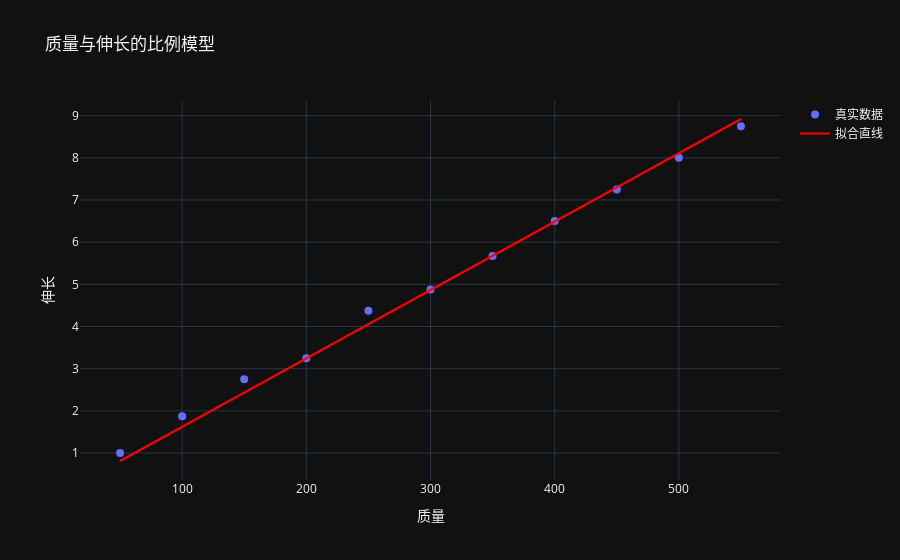
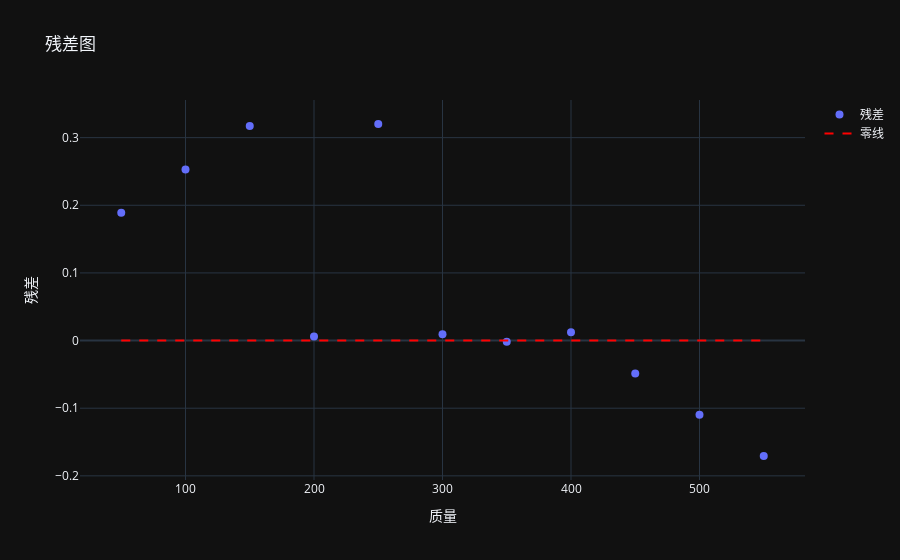

Write notebook code for charts like these, in order.
### Code cell
import plotly.graph_objects as go

# 使用 Plotly 绘图
fig = go.Figure()

# 绘制真实数据点
fig.add_trace(go.Scatter(x=df['质量'], y=df['伸长'], mode='markers', name='真实数据', marker=dict(size=8)))

# 绘制拟合直线
x_range = np.linspace(df['质量'].min(), df['质量'].max(), 100)
y_pred = model.predict(x_range.reshape(-1, 1))

fig.add_trace(go.Scatter(x=x_range, y=y_pred, mode='lines', name='拟合直线', line=dict(color='red')))

# 设置图表布局
fig.update_layout(
    title="质量与伸长的比例模型",
    xaxis_title="质量",
    yaxis_title="伸长",
    template='plotly_dark',
)

fig.show()

# 绘制残差图
fig_residuals = go.Figure()
fig_residuals.add_trace(go.Scatter(x=df['质量'], y=residuals, mode='markers', name='残差', marker=dict(size=8)))
fig_residuals.add_trace(go.Scatter(x=df['质量'], y=np.zeros_like(df['质量']), mode='lines', name='零线', line=dict(color='red', dash='dash')))

# 设置残差图布局
fig_residuals.update_layout(
    title="残差图",
    xaxis_title="质量",
    yaxis_title="残差",
    template='plotly_dark',
)

fig_residuals.show()

### Figure 1 — Plotly figure (JSON) as saved in the notebook; plotly's stock layout.template omitted (floating-point values rounded to 4 significant figures)
{"data": [{"marker": {"size": 8}, "mode": "markers", "name": "真实数据", "type": "scatter", "x": [50, 100, 150, 200, 250, 300, 350, 400, 450, 500, 550], "y": [1.0, 1.875, 2.75, 3.25, 4.375, 4.875, 5.675, 6.5, 7.25, 8.0, 8.75]}, {"line": {"color": "red"}, "mode": "lines", "name": "拟合直线", "type": "scatter", "x": [50.0, 55.05, 60.1, 65.15, 70.2, 75.25, 80.3, 85.35, 90.4, 95.45, 100.5, 105.6, 110.6, 115.7, 120.7, 125.8, 130.8, 135.9, 140.9, 146.0, 151.0, 156.1, 161.1, 166.2, 171.2, 176.3, 181.3, 186.4, 191.4, 196.5, 201.5, 206.6, 211.6, 216.7, 221.7, 226.8, 231.8, 236.9, 241.9, 247.0, 252.0, 257.1, 262.1, 267.2, 272.2, 277.3, 282.3, 287.4, 292.4, 297.5, 302.5, 307.6, 312.6, 317.7, 322.7, 327.8, 332.8, 337.9, 342.9, 348.0, 353.0, 358.1, 363.1, 368.2, 373.2, 378.3, 383.3, 388.4, 393.4, 398.5, 403.5, 408.6, 413.6, 418.7, 423.7, 428.8, 433.8, 438.9, 443.9, 449.0, 454.0, 459.1, 464.1, 469.2, 474.2, 479.3, 484.3, 489.4, 494.4, 499.5, 504.5, 509.6, 514.6, 519.7, 524.7, 529.8, 534.8, 539.9, 544.9, 550.0], "y": [0.811, 0.8929, 0.9748, 1.057, 1.139, 1.221, 1.302, 1.384, 1.466, 1.548, 1.63, 1.712, 1.794, 1.876, 1.958, 2.04, 2.122, 2.204, 2.285, 2.367, 2.449, 2.531, 2.613, 2.695, 2.777, 2.859, 2.941, 3.023, 3.105, 3.187, 3.268, 3.35, 3.432, 3.514, 3.596, 3.678, 3.76, 3.842, 3.924, 4.006, 4.088, 4.17, 4.251, 4.333, 4.415, 4.497, 4.579, 4.661, 4.743, 4.825, 4.907, 4.989, 5.071, 5.153, 5.234, 5.316, 5.398, 5.48, 5.562, 5.644, 5.726, 5.808, 5.89, 5.972, 6.054, 6.136, 6.217, 6.299, 6.381, 6.463, 6.545, 6.627, 6.709, 6.791, 6.873, 6.955, 7.037, 7.119, 7.2, 7.282, 7.364, 7.446, 7.528, 7.61, 7.692, 7.774, 7.856, 7.938, 8.02, 8.101, 8.183, 8.265, 8.347, 8.429, 8.511, 8.593, 8.675, 8.757, 8.839, 8.921]}], "layout": {"title": {"text": "质量与伸长的比例模型"}, "xaxis": {"title": {"text": "质量"}}, "yaxis": {"title": {"text": "伸长"}}}}

### Figure 2 — Plotly figure (JSON) as saved in the notebook; plotly's stock layout.template omitted (floating-point values rounded to 4 significant figures)
{"data": [{"marker": {"size": 8}, "mode": "markers", "name": "残差", "type": "scatter", "x": [50, 100, 150, 200, 250, 300, 350, 400, 450, 500, 550], "y": [0.189, 0.2531, 0.3171, 0.006126, 0.3202, 0.00919, -0.001779, 0.01225, -0.04872, -0.1097, -0.1707]}, {"line": {"color": "red", "dash": "dash"}, "mode": "lines", "name": "零线", "type": "scatter", "x": [50, 100, 150, 200, 250, 300, 350, 400, 450, 500, 550], "y": [0, 0, 0, 0, 0, 0, 0, 0, 0, 0, 0]}], "layout": {"title": {"text": "残差图"}, "xaxis": {"title": {"text": "质量"}}, "yaxis": {"title": {"text": "残差"}}}}
